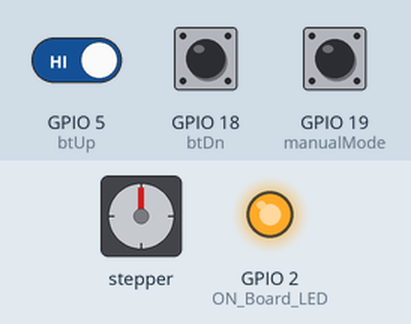
Simulated run of this program. Board: ESP32. Parts: stepper motor, output pins drawn as LEDs (lit = HIGH). Inputs (shaded band) come from the test bench; at power-on: GPIO 19 (manualMode) HIGH, GPIO 5 (btUp) HIGH, GPIO 18 (btDn) HIGH. WiFi joins after 1.5 s; servers stay silent unless stated; uploads are accepted with an empty reply; stepper angles assume 400 steps per turn; what the program prints to the serial monitor is not drawn.

Above: at 3.2 s.
3.3 s: GPIO 19 (manualMode) pulled LOW for 1.95 s
6.7 s: GPIO 19 (manualMode) pulled LOW for 3.2 s
15.2 s: GPIO 5 (btUp) driven LOW and GPIO 19 (manualMode) driven LOW
At 16.51 s:
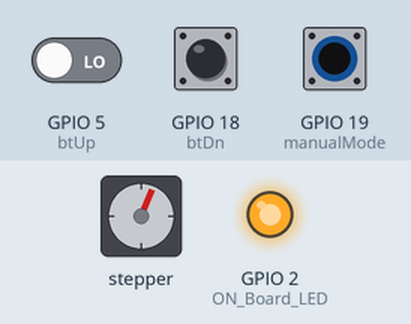
At 17.44 s:
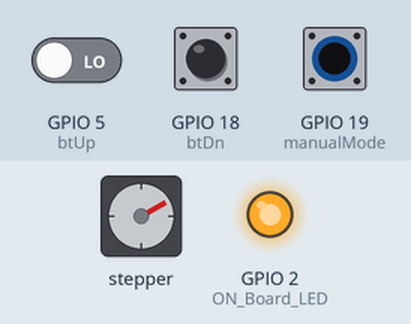
18.7 s: GPIO 5 (btUp) driven HIGH
20.9 s: GPIO 5 (btUp) driven LOW
At 22.13 s:
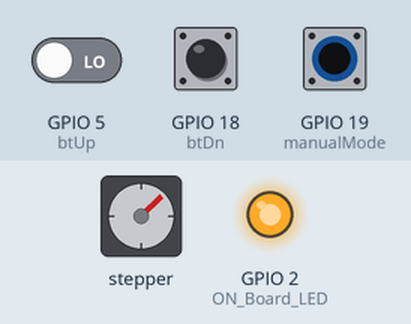
Timing chart, 0 to 34.2 s (numbered marks = the images above; inputs shaded):
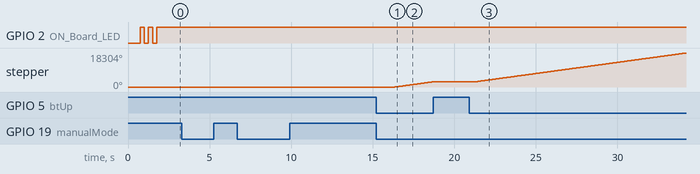

Measured:
- after the input at 3.3 s, every drawn part: stays the same
- after the input at 6.7 s, every drawn part: stays the same
- after the input at 15.2 s, stepper: keeps turning clockwise at about 1210°/s, starting after 1.2 s
- after the input at 20.9 s, stepper: keeps turning clockwise at about 1202°/s, starting after 0.45 s

The program:

main.cpp
```cpp
//-----------------INCLUDED LIBRARIES-----------------------
#include <WiFi.h>
#include <WiFiClient.h>
#include <HTTPClient.h>
#include <Stepper.h>
#include <Arduino.h>


//----------------PIN DEFINITIONS----------------------------
#define ON_Board_LED 2
#define stepPin 15
#define dirPin 4
#define btUp 5
#define btDn 18
#define manualMode 19


//----------------INTERNET CONNECTION VARIABLES-----------------------
const char* ssid = "";
const char* password = "";


//-----------------WEBSITE----------------------
const char *host = "";


//---------------VARIABLES DEFINITONS-------------------------

int currentPos; // curretn position
int previousPos = 0; // previous position
int revolutions; // number of revolutions
int btnPos;

bool flag = false; // flag for first run
bool flagBtnMode = false; //flag for button mode first run

Stepper mystepper(400, stepPin,dirPin); // stepper define

void setup() {

  //-----------------STEPPER SETUP---------------------
  mystepper.setSpeed(200); // step speed set to 800 RPM


  //------------------PIN DECLERATIONS-----------------
  pinMode(stepPin, OUTPUT); // pulse for stepper driver
  pinMode(dirPin, OUTPUT); // direction of rotation
  pinMode(ON_Board_LED,OUTPUT);
  digitalWrite(ON_Board_LED, LOW); // set on board led off

  pinMode(btUp, INPUT_PULLUP);
  pinMode(btDn, INPUT_PULLUP);
  pinMode(manualMode, INPUT_PULLUP);

  //-------------SERIAL COMUNICATION----------------------
  Serial.begin(9600);
  delay(500);


  //-----------------CONNECTION TO WIFI---------------------
  WiFi.mode(WIFI_STA);
  WiFi.begin(ssid, password);
  Serial.println("");


  //--------------WAIT FOR WIFI TO CONNECT------------------
  Serial.print("Connecting");
  while (WiFi.status() != WL_CONNECTED) {
    Serial.print(".");
    //----------------ON BOARD LED BLINK IF UNTIL CONNECTION----------------
    digitalWrite(ON_Board_LED, LOW);
    delay(250);
    digitalWrite(ON_Board_LED, HIGH);
    delay(250);

  }

  digitalWrite(ON_Board_LED, HIGH); // turn ON on board led if connection is established
  Serial.println("");
  Serial.print("Successfully connected to : ");
  Serial.println(ssid);
  Serial.print("IP address: ");
  Serial.println(WiFi.localIP());
  Serial.println();

}

void loop() {
  flagBtnMode = false;


  HTTPClient http; // declare object of class HTTPClient

  //------------------GETTING DATA FROM DATABASE--------------------
  String GetAddress, LinkGet, getData;
  int id = 1;
  GetAddress = "roleta_getData2.php";
  LinkGet = host + GetAddress;
  getData = "ID=" + String(id);
  Serial.println("----------------Connect to Server-----------------");
  Serial.println("Get Position from Database");
  Serial.print("Request Link: ");
  Serial.println(LinkGet);
  http.begin(LinkGet); // specify request destination
  http.addHeader("Content-Type", "application/x-www-form-urlencoded"); // specify content-type header
  int httpCodeGet = http.POST(getData); // send the request
  String payloadGet = http.getString(); // get the response payload from database
  Serial.print("Response Code : "); //--> if response code = 200 means successful connection, if -1 means connection failed.
  Serial.println(httpCodeGet); // print HTTP return code
  Serial.print("Returned ALL data from database: ");
  Serial.println(payloadGet);
  Serial.print("Returned POSITION data from database: ");
  Serial.println(payloadGet[0]);
  char payloadPos = payloadGet[0];
  Serial.print("Returned MODE data from database: ");
  Serial.println(payloadGet[1]);
  char payloadMod = payloadGet[1];
  Serial.print("Returned clear data from database: ");
  Serial.println(payloadGet[2]);
  char payloadWea = payloadGet[2];
  Serial.println("Flag button Mode: ");
  Serial.println(flagBtnMode);


  //-----------------------DISCONNECTING FROM DATABASE---------------

  Serial.println("----------------Closing Connection----------------");
  http.end(); // close connection
  Serial.println();
  Serial.println("Please wait 1 seconds for the next connection.");
  Serial.println();

  delay(1000); // GET data at every 1 seconds


  //----------------MOTOR CONTROL----------------------

  if (httpCodeGet == 200){

    currentPos = (int) payloadPos;
    btnPos = (int) payloadPos;
    Serial.println(payloadPos);
    Serial.println(currentPos);

    if(flag == false){
      previousPos = currentPos;
      flag = true;
    }

    revolutions = (currentPos - previousPos) * 4000;
    previousPos = currentPos;

    mystepper.step(revolutions);


  }else {
    Serial.println("ERROR");

  }


  //------------BUTTON MODE------------------

  while (digitalRead(manualMode) == 0 ){

    Serial.println("BUTTON MODE");

    if(flagBtnMode == false){
    flagBtnMode = true;
    btnPos = btnPos - 48;
    flag = false;
    }

    Serial.println("Position: ");
    Serial.println(btnPos);
    Serial.println("Flag button Mode: ");
    Serial.println(flagBtnMode);


    while(digitalRead(btUp) == 0 && btnPos < 8){

    mystepper.step(800);
    btnPos ++;
    Serial.println(btnPos);


    }

    while(digitalRead(btDn) == 0 && btnPos > 0){

      mystepper.step(-800);
      btnPos --;
      Serial.println(btnPos);


    }

    //-------------POST DATA TO DATABASE----------------
    String PostAddress, LinkPost, PostData;

    PostAddress = "roleta_updateData2.php";
    LinkPost = host + PostAddress;

    PostData = "Stat=" + String(btnPos);
    Serial.println(PostData);
    Serial.println("----------------Connect to Server-----------------");
    Serial.println("Post Data to Database");
    Serial.print("Request Link: ");
    Serial.println(LinkPost);
    http.begin(LinkPost); // specify request destination
    http.addHeader("Content-Type", "application/x-www-form-urlencoded"); // specify content-type header
    int httpCodePost = http.POST(PostData); // send the request
    Serial.print("Response Code : "); // if response code = 200 means successful connection, if -1 means connection failed
    Serial.println(httpCodePost); // print HTTP return code

    //-----------------------DISCONNECTING FROM DATABASE---------------

    Serial.println("----------------Closing Connection----------------");
    http.end(); // close connection
    Serial.println();
    delay(200);


  }


  //-----------------------AUTO MOD RADA---------------------------

  while( payloadMod == '1'){


    if(payloadWea == 'c'){
      String PostAddress, LinkPost, PostData;

      PostAddress = "roleta_updateData2.php";
      LinkPost = host + PostAddress;

      PostData = "Stat=" + String(0);
      Serial.println(PostData);
      Serial.println("----------------Connect to Server-----------------");
      Serial.println("Post Data to Database");
      Serial.print("Request Link: ");
      Serial.println(LinkPost);
      http.begin(LinkPost); // specify request destination
      http.addHeader("Content-Type", "application/x-www-form-urlencoded"); // specify content-type header
      int httpCodePost = http.POST(PostData); // send the request
      Serial.print("Response Code : "); // if response code = 200 means successful connection, if -1 means connection failed
      Serial.println(httpCodePost); // print HTTP return code

      //-----------------------DISCONNECTING FROM DATABASE---------------

      Serial.println("----------------Closing Connection----------------");
      http.end(); // close connection
      Serial.println();
      delay(200);

    }else{
      String PostAddress, LinkPost, PostData;
      PostAddress = "roleta_updateData2.php";
      LinkPost = host + PostAddress;

      PostData = "Stat=" + String(8);
      Serial.println(PostData);
      Serial.println("----------------Connect to Server-----------------");
      Serial.println("Post Data to Database");
      Serial.print("Request Link: ");
      Serial.println(LinkPost);
      http.begin(LinkPost); // specify request destination
      http.addHeader("Content-Type", "application/x-www-form-urlencoded"); // specify content-type header
      int httpCodePost = http.POST(PostData); // send the request
      Serial.print("Response Code : "); // if response code = 200 means successful connection, if -1 means connection failed
      Serial.println(httpCodePost); // print HTTP return code

      //-----------------------DISCONNECTING FROM DATABASE---------------

      Serial.println("----------------Closing Connection----------------");
      http.end(); // close connection
      Serial.println();

      delay(200);
      Serial.println("Weather is not clear!");
    }
    break;
  }

}
```
